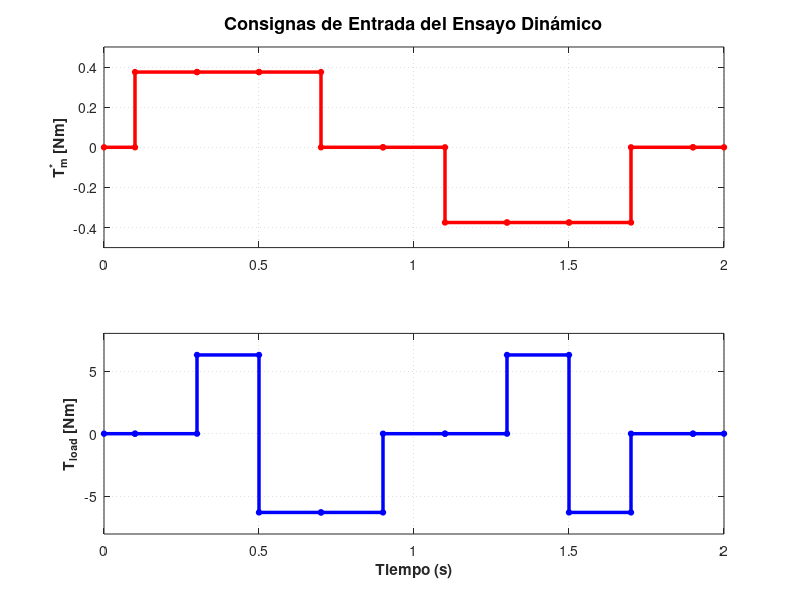

Write MATLAB code to recreate this figure. (Note: this script raises an error after producing the figure.)
% =========================================================================
% SCRIPT: Graficador de Estímulos de Tensión y Torque de Carga (qd0)
% =========================================================================
clear; clc; close all;

%% 1. Definición de Vectores de Datos (Puntos duplicados para saltos ideales)
% Vector de tiempo (segundos)
t = [0.0, 0.1, 0.1, 0.3, 0.3, 0.5, 0.5, 0.7, 0.7, 0.9, ...
    0.9, 1.1, 1.1, 1.3, 1.3, 1.5, 1.5, 1.7, 1.7, 1.9, 1.9, 2.0];

% Vector de Tensión de consigna en eje q (Vcc)
Tm = [0.0, 0.0, 45/120, 45/120, 45/120, 45/120, 45/120, 45/120, 0.0, 0.0, ...
    0.0, 0.0, -45/120, -45/120, -45/120, -45/120, -45/120, -45/120, 0.0, 0.0, 0.0, 0.0];

% Vector de Torque de carga (N.m)
T_l = [0.0, 0.0, 0.0, 0.0, 6.28, 6.28, -6.28, -6.28, -6.28, -6.28, ...
    0.0, 0.0, 0.0, 0.0, 6.28, 6.28, -6.28, -6.28, 0.0, 0.0, 0.0, 0.0];

%% 2. Creación del Gráfico
figure('Name', 'Estímulos de Entrada para Simulación de Motor', 'NumberTitle', 'off', 'Color', 'w');

% --- SUBPLOT 1: Tensión de Estator Tm* ---
subplot(2, 1, 1);
plot(t, Tm, 'r-', 'LineWidth', 2.5);
grid on;
hold on;
% Marcamos los puntos de transición con círculos
plot(t, Tm, 'ro', 'MarkerFaceColor', 'r', 'MarkerSize', 4); 
ylabel('T_{m}^{*} [Nm]', 'FontSize', 11, 'FontWeight', 'bold');
title('Consignas de Entrada del Ensayo Dinámico', 'FontSize', 13, 'FontWeight', 'bold');
ylim([-0.5, 0.5]);
xlim([0, 2.0]);
set(gca, 'FontSize', 10, 'GridLineStyle', ':');

% --- SUBPLOT 2: Torque de Carga T_l ---
subplot(2, 1, 2);
plot(t, T_l, 'b-', 'LineWidth', 2.5);
grid on;
hold on;
% Marcamos los puntos de transición con círculos
plot(t, T_l, 'bo', 'MarkerFaceColor', 'b', 'MarkerSize', 4); 
xlabel('Tiempo (s)', 'FontSize', 11, 'FontWeight', 'bold');
ylabel('T_{load} [Nm]', 'FontSize', 11, 'FontWeight', 'bold');
ylim([-8, 8]);
xlim([0, 2.0]);
set(gca, 'FontSize', 10, 'GridLineStyle', ':');

%% 3. Mostrar líneas verticales de sincronización (Opcional pero muy útil)
% Esto dibuja líneas discontinuas grises en cada "t_step" clave para ver cómo coinciden los eventos
for i = 1:length(t)
    % Evitamos duplicar líneas en el mismo instante de tiempo para no sobrecargar el gráfico
    if i > 1 && t(i) == t(i-1)
        continue;
    end

    subplot(2, 1, 1);
    xline(t(i), '--', 'Color', [0.5 0.5 0.5 0.5], 'LineWidth', 1);

    subplot(2, 1, 2);
    xline(t(i), '--', 'Color', [0.5 0.5 0.5 0.5], 'LineWidth', 1);
end

% Ajuste de distribución del gráfico en pantalla
sgtitle('Entradas del Sistema: Consigna de Torque Motor y Torque de Carga', 'FontSize', 14, 'FontWeight', 'bold');
